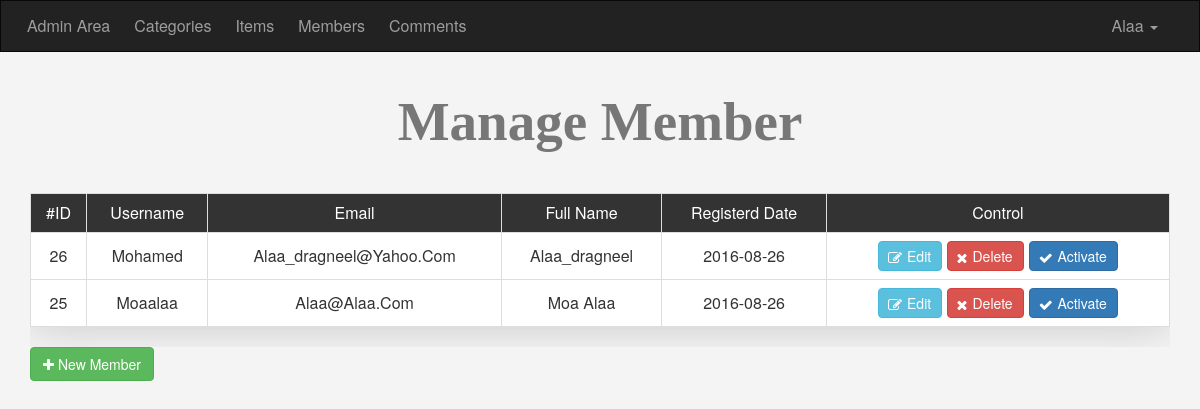
/admin/members.php (signed in), run on the app's committed database.
### tables this page shows
CREATE TABLE `users` (
  `userId` int(11) NOT NULL COMMENT 'the user id',
  `userName` varchar(255) NOT NULL COMMENT 'the user name',
  `password` varchar(255) NOT NULL COMMENT 'the password',
  `email` varchar(255) NOT NULL,
  `fullName` varchar(255) NOT NULL,
  `groubId` int(11) NOT NULL DEFAULT '0' COMMENT 'id for the user permission',
  `trustStatuse` int(11) NOT NULL DEFAULT '0' COMMENT 'trusted sealer',
  `regStatuse` int(11) NOT NULL DEFAULT '0' COMMENT 'status of the registration',
  `Date` date NOT NULL
);

### admin/members.php (the view, shortened to what this page needs)
<?php
	if (isset($_SESSION['userName'])) {
		include 'init.php';
		$do = isset($_GET['do']) ? $_GET['do'] : 'manage';
		if ($do == 'manage') {
			$query = '';
			$stmt = $conn->prepare("SELECT * FROM users WHERE groubId != 1 $query ORDER BY userId DESC");
			$stmt->execute();
			$rows = $stmt->fetchAll();
			if(!empty($rows)){
		?>
			<h1 class='text-center'>manage  member</h1>
			<div class='container'>
				<div class='table-responsive'>
					<table class='main-table text-center table table-bordered table-hover'>
						<tr>
							<td>#ID</td>
							<td>username</td>
							<td>email</td>
							<td>full name</td>
							<td>registerd date</td>
							<td>control</td>
						</tr>
						<?php
							foreach ($rows as $row) {
								echo "<tr>";
									echo "<td>" . $row['userId'] . "</td>";
									echo "<td>" . $row['userName'] . "</td>";
									echo "<td>" . $row['email'] . "</td>";
									echo "<td>" . $row['fullName'] . "</td>";
									echo "<td>" . $row['Date'] . "</td>";
									echo "<td>
											<a href='members.php?do=edit&id=".$row['userId']."' class='btn btn-info'><i class='fa fa-edit'></i> edit</a>
											<a href='members.php?do=delete&id=".$row['userId']."' class='btn btn-danger confirm'><i class='fa fa-close'></i> delete</a>";
										  if ($row['regStatuse'] == 0) {
										  	echo "<a href='members.php?do=activate&id=".$row['userId']."' class='btn btn-primary activate'><i class='fa fa-check'></i> activate</a>";
										  }
										  echo "</td>";
								echo "</tr>";
							}
						?>
					</table>
				</div>
				<a href='?do=add' class='btn btn-success '>
					<i class='fa fa-plus'></i> new member
				</a>
			</div>
		<?php }
		}
		include $tpl . "footer.php";
	} else {
		header('location: index.php');
		exit();
	}

### admin/layout/css/backend.css (style rules this page uses)
body { background-color: #f4f4f4; text-transform: capitalize; font-size: 16px; }
h1 { font-size: 55px; margin: 40px 0; font-weight: bold; color: #777; font-family: cursive; }
.main-table td { background-color: #fff; vertical-align: middle !important; }
.main-table tr:first-child td { background-color: #333; color: #fff; }
.main-table { -webkit-box-shadow: 0 3px 41px #ccc; -moz-box-shadow: 0 3px 41px #ccc; box-shadow: 0 3px 41px #ccc; }
.main-table .btn { padding: 4px 10px; }
.main-table .btn i { position: relative; left: -1px; top: 0.4px; }
.activate { margin-left: 5px; }

### data on the page
users: userId "26", userName "Mohamed", email "Alaa_dragneel@yahoo.com", fullName "Alaa_dragneel", Date "2016-08-26"
users: userId "25", userName "Moaalaa", email "Alaa@alaa.com", fullName "Moa Alaa", Date "2016-08-26"

### other printed values
lang('ADMIN_HOME') "Admin Area"
lang('ADMIN_CATEGORIES') "Categories"
lang('ADMIN_ITEM') "Items"
lang('ADMIN_MEMBERS') "Members"
lang('ADMIN_COMMENTS') "Comments"
$_SESSION['userName'] "Alaa"
